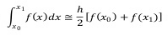
%> input picture trapecio.png, 168 x 38 px
$ octave intro.m   (GNU Octave 9; MATLAB toolbox functions it lacks are replaced by stand-ins)
%> lines starting %> are read from the running program, lines starting %| are printed output that depends on the picture
%Introducci髇: M閠odos Num閞icos
%Geom閠ricamente entendemos la integraci髇 como una operaci髇 que nos
%permite conocer el 醨ea que se forma entre una funci髇 y el eje de las
%absisas dentro de los l韒ites que se definan. La mayor parte de las
%operaciones de integraci髇 requieren que encontrar una antiderivada; dicho
%proceso se logra mediante distintos m閠odos de integraci髇 que se han
%definido con el timepo. Sin embargo existen algunas funciones para las
%cu醠es no es posible encontrar su antiderivada, pues no existen m閠odos de
%integraci髇 que puedan aplicarse. En esos casos se ocupan los m閠odos
%num閞icos, los cu醠es que si bien no nos ayudan a conocer la antiderivada
%de la funci髇, nos permiten aproximar el 醨ea bajo la curva dentro de los
%mismos l韒ites.
%M閠odos de Newton-Coles
%Estos se basan en la idea de que se puede aproximar cualquier funci髇 a
%un polinomio, si se suma un t閞mino de error. Existen varios subm閠odos
%que se eligen seg鷑 el grado del polinomio a trabajar.

%Trapecio se refiere al uso un polinomio de grado uno y se opera con el uso
%de la siguiente f髍mula
trapecio=imread('trapecio.png');
%> trapecio is the input picture: size 38x168x3 uint8; min 12, max 255, mean 244.6
imshow(trapecio);
%Simpson trabaja con polinomios de grado dos y ocupa la siguiente f髍mula.
simp=imread('simp.png');
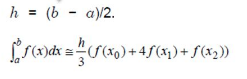
%> input picture simp.png, 247 x 79 px
%> simp is the input picture: size 79x247x3 uint8; mean R, G, B 246.4, 246.7, 246.5
imshow(simp);
%Simpson 3/8 trabaja con polinomios de grado 3 .
simp38=imread('38simp.png');
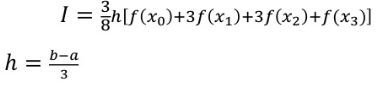
%> input picture 38simp.png, 387 x 86 px
%> simp38 is the input picture: size 86x387x3 uint8; min 0, max 255, mean 245.9
imshow(simp38);
%Compuesta. Se trata de aplicaciones de las formas pasadas cuando se divide
%a la se馻l en peque駉s segmentos, a cada uno de los cuales se aplican los
%m閠odos anteriores, resultanto las siguientes f髍mulas para cada caso:
trapComp=imread('trapeciocomp.png');
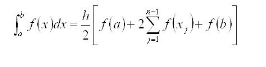
%> input picture trapeciocomp.png, 266 x 67 px
%> trapComp is the input picture: size 67x266x3 uint8; min 0, max 255, mean 248.3
imshow(trapComp);
simpComp=imread('compSimp.png');
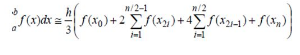
%> input picture compSimp.png, 300 x 55 px
%> simpComp is the input picture: size 55x300x3 uint8; mean R, G, B 244.6, 244.9, 244.8
imshow(trapComp);
%Cuadratura Gaussiana
gauss=imread('Gauss.png');
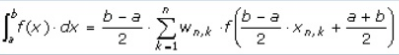
%> input picture Gauss.png, 399 x 55 px
%> gauss is the input picture: size 55x399x3 uint8; mean R, G, B 239.4, 239.7, 240
imshow(gauss);
